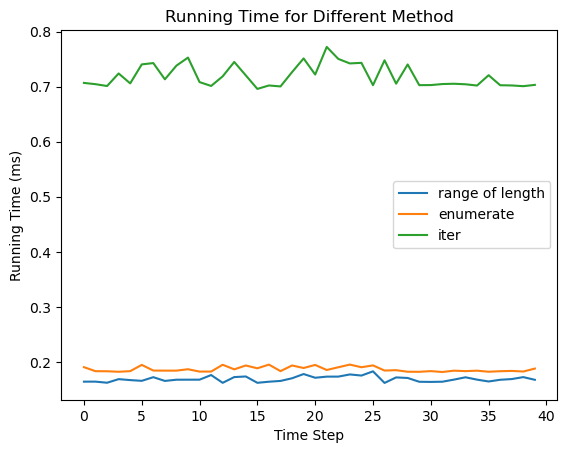

The Python source for this figure:
import numpy as np
from pyevtk.hl import gridToVTK
from time import time
import matplotlib.pylab as plt
import pandas as pd

def readfile(Nx, Ny, Nz,step):
    filename = 'grainvol%d.txt' % step
    indata = np.loadtxt(filename, skiprows = 1)
#     print(indata)
    grainvol = np.zeros((Nx, Ny, Nz))
    
    t0 = time()
    for i in range(len(indata)):
        grainvol[int(indata[i,0]), int(indata[i, 1]), int(indata[i,2])] = indata[i, 3]
    t1 = time()
    time_cost_nor = t1 - t0
    
    t2 = time()
    for i, val in enumerate(indata):
        grainvol[int(indata[i,0]), int(indata[i, 1]), int(indata[i,2])] = indata[i, 3]
    t3 = time()
    time_cost_enu = t3 - t2
    
    t4 = time()
    for x in np.nditer(indata):
        grainvol[int(indata[i,0]), int(indata[i, 1]), int(indata[i,2])] = indata[i, 3]
    t5 = time()
    time_cost_iter = t5 - t4
    
    return grainvol, time_cost_nor, time_cost_enu, time_cost_iter

Nx = 64; Ny = 64; Nz = 64
Nstep = 800; Noutput = 20

times_list_nor = []
times_list_enu = []
times_list_iter = []

for i in range(20, Nstep + Noutput, Noutput):
    grainvol = readfile(Nx, Ny, Nz, i)[0]
    time_cost_nor = readfile(Nx, Ny, Nz, i)[1]
    time_cost_enu = readfile(Nx, Ny, Nz, i)[2]
    time_cost_iter = readfile(Nx, Ny, Nz, i)[3]
    
    times_list_nor.append(time_cost_nor)
    times_list_enu.append(time_cost_enu)
    times_list_iter.append(time_cost_iter)
    
plt.plot(times_list_nor, label = 'range of length')
plt.plot(times_list_enu, label = 'enumerate')
plt.plot(times_list_iter, label = 'iter')

plt.title("Running Time for Different Method")
plt.xlabel("Time Step")
plt.ylabel("Running Time (ms)")
plt.legend(loc = "center right")
plt.show()
